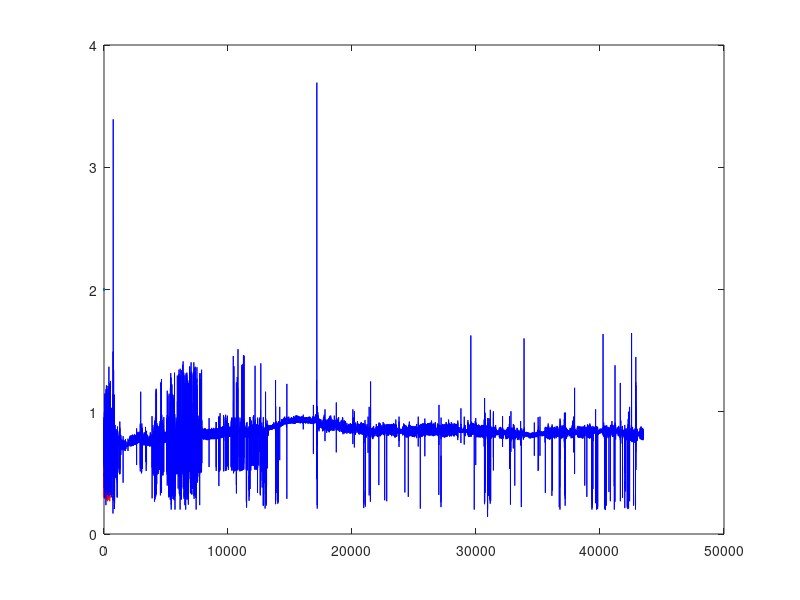

MATLAB code for this plot: (Note: this script raises an error after producing the figure.)
%% Import Training Data
clear all;

AFDB1 = load('AF_RR_intervals/afdb_1.mat');
TrainingVector{1} = AFDB1;
AFDB2 = load('AF_RR_intervals/afdb_2.mat');
TrainingVector{2} = AFDB2;
AFDB3 = load('AF_RR_intervals/afdb_3.mat');
TrainingVector{3} = AFDB3;
AFDB4 = load('AF_RR_intervals/afdb_4.mat');
TrainingVector{4} = AFDB4;
TestVector{1} = TrainingVector{1};
TestVector{2} = TrainingVector{2};
TestVector{3} = TrainingVector{3};
TestVector{4} = TrainingVector{4};

AFDB5 = load('AF_RR_intervals/afdb_5.mat');
TestVector{5} = AFDB5;
AFDB6 = load('AF_RR_intervals/afdb_6.mat');
TestVector{6} = AFDB6;
AFDB7 = load('AF_RR_intervals/afdb_7.mat');
TestVector{7} = AFDB7;

%% Visualize data

figure(1)
clf
plot(AFDB3.rr(find(AFDB3.targetsRR == 1)), 'r', LineWidth=2)
hold on;
plot(AFDB3.rr(find(AFDB3.targetsRR == 0)), 'b')


% for iter = 1:size((AFDB3.targetsRR),2)
%     if(AFDB3.targetsRR(iter) == 1)
%         plot(iter,AFDB3.rr(iter), 'r*')
%     else
%         plot(iter,AFDB3.rr(iter), 'b')
%     end
%         
% end

%% Run PCV detector

% Create Detector with training data;
window = 10; % in seconds
[AFDetector_PCV, PcvVector] = AFibDetector_PCV(TrainingVector, window);


%manually evaluate histogram and choose threshold
threshold = 0.2;

FeatureSelection(AFDetector_PCV, threshold);



%% Test detector with testing data, Pcv;

OutputRR = cell(length(TestVector),1); %contains [detectRRVector, pcvVector] for each data_set
OutPcv = cell(length(TestVector),1);

for j = 1:length(TestVector)
  [OutputRR{j}, OutPcv{j}] = AFibTesting(AFDetector_PCV,TestVector{j});
end


%% Evaluate Pcv - draw figures of results and threshold.

figure(3);
clf
for i = 1:length(TrainingVector)
    ax(i) = subplot(2,2,i);
    
    % Splitting data to AF and non AF
    AF_red = PcvVector{i}; 
    AF_red(AF_red<threshold) = threshold; % classified as non-AF
    AF_blue = PcvVector{i};
    AF_blue(AF_blue>threshold) = threshold; % classified as AF
    plot(AF_blue, 'b-')
    hold on
    plot(AF_red,'r-')

%     plot(PcvVector{i}, 'b-')
%     hold on;
%     x = linspace(0, ceil(TrainingVector{i}.qrs(end)./1000), length(TrainingVector{i}.targetsQRS));
%     plot(x,TrainingVector{i}.targetsQRS*0.2, 'r-');
    yline(threshold, 'k-.','LineWidth',1.5);
    ylim([0 0.5])
    xlabel('Time s');
    ylabel('P_{cv} value');
    title('Training Set ' + string(i))
end
linkaxes(ax,'xy')
legend('Pcv value', 'TargetRR', 'Threshold');
xlabel('Time s');
ylabel('P_{cv} value');


figure(4);
clf
for i = 5:length(TestVector)   
    ax(i) = subplot(2,2,i-3);
    
    % Splitting data to AF and non AF
    AF_red = OutPcv{i}; 
    AF_red(AF_red<threshold) = threshold; % classified as non-AF
    AF_blue = OutPcv{i};
    AF_blue(AF_blue>threshold) = threshold; % classified as AF
    plot(AF_blue, 'b-')
    hold on
    plot(AF_red,'r-')


%     plot(OutPcv{i}, 'b-')
%     hold on;
%     x = linspace(0, ceil(TestVector{i}.qrs(end)./1000), length(TestVector{i}.targetsQRS));
%     plot(x,TestVector{i}.targetsQRS*0.2, 'r-');
    yline(threshold, 'k-.','LineWidth',1.5);
    ylim([0 0.5])
    xlabel('Time s');
    ylabel('P_{cv} value');
    title('Testing Set ' + string(i))
end
linkaxes(ax,'xy')
legend('Pcv value', 'TargetRR', 'Threshold');
xlabel('Time s');
ylabel('P_{cv} value');

%% Performance measure  - table output

FN_tot = cell(length(TestVector),1);
FP_tot = cell(length(TestVector),1);
TN_tot = cell(length(TestVector),1);
TP_tot = cell(length(TestVector),1);
performance = cell([length(TestVector)+1, 2]); % Sensitivity for first col and specificity for second col

for set_nbr = 1 : length(OutputRR) 
    
    diff = TestVector{set_nbr}.targetsRR - OutputRR{set_nbr};
    
    FN_tot{set_nbr} = sum(diff>0, 'all');
    FP_tot{set_nbr} = sum(diff<0, 'all');
    TN_tot{set_nbr} = sum(OutputRR{set_nbr} == 0) - FN_tot{set_nbr};
    TP_tot{set_nbr} = sum(OutputRR{set_nbr} == 1) - FP_tot{set_nbr};
    
    performance{set_nbr, 1} = TP_tot{set_nbr} ./ (TP_tot{set_nbr} + FN_tot{set_nbr}); % Sensitivity
    performance{set_nbr, 2} = TN_tot{set_nbr} ./ (FP_tot{set_nbr} + TN_tot{set_nbr}); % Specificity
end

performance{end, 1} = sum(cell2mat(TP_tot)) / (sum(cell2mat(TP_tot)) + sum(cell2mat(FN_tot))); % Avg sensitivity
performance{end, 2} = sum(cell2mat(TN_tot)) / (sum(cell2mat(FP_tot)) + sum(cell2mat(TN_tot))); % Avg specificity

% Sensitivity = TP / (TP + FN)
% Specificity = TN / (FP + TN)

Data_set = ["Patient 1"; "Patient 2"; "Patient 3"; "Patient 4"; "Patient 5"; "Patient 6"; "Patient 7"; "Average"];
Sensitivity = performance(:, 1);
Specificity = performance(:, 2);
pcv_results = table(Data_set, Sensitivity, Specificity);

%% Run Shannon detector, fungerar ej

% Create Detector with training data;
window = 100; %in beats
[AFDetector_SampEn, SampEnVector] = AFibDetector_shannon(TrainingVector, window);




FeatureSelection(AFDetector_SampEn, threshold);

%% SVM feats extraction
window = 10; %in seconds
% featVector = cell(35960,7);
svm_featVector = {};
svm_label = [];
[AFDetector_svm, svm_featVector, svm_label] = AFibDetector_SVM_feats(TrainingVector, window, svm_featVector, svm_label);
writetable(svm_featVector, 'mat_feats_table.csv') % used in separate code in python
writematrix(transpose(svm_label), 'mat_labels.csv')

svm_featVector2 = {};
svm_label2 = [];
actualtest = {AFDB5, AFDB6, AFDB7};

[AFDetector_svm, svm_featVector2, svm_label2] = AFibDetector_SVM_feats(actualtest, window, svm_featVector2, svm_label2);
writetable(svm_featVector2, 'mat_test_feats_table.csv') % used in separate code in python
writematrix(transpose(svm_label2), 'mat_test_labels.csv')
%% Run rMSSD detector, should work

% Create Detector with training data;
window = 10; %in seconds
[AFDetector_rMSSD, rmssdVector] = AFibDetector_rMSSD(TrainingVector, window);


threshold = 0.11 % chosen manually from histogram plot

FeatureSelection(AFDetector_rMSSD, threshold);
% %% Test rMSSD detector with testing data;
% 
% 
% OutputRR = cell(length(TestVector),1); %contains [detectRRVector, pcvVector] for each data_set
% Outrmssd = cell(length(TestVector),1);
% 
% for j = 1:length(TestVector) 
%     
%   [OutputRR{j}, Outrmssd{j}] = AFibTesting(AFDetector_rMSSD,TestVector{j});
% end
% 
% %% Evaluate rMSSD - draw figures of results and threshold.
% 
% figure(3);
% clf
% for i = 1:length(TrainingVector)
%     ax(i) = subplot(2,2,i);
%     
%     % Splitting data to AF and non AF
%     AF_red = rmssdVector{i}; 
%     AF_red(AF_red<threshold) = threshold; % classified as non-AF
%     AF_blue = rmssdVector{i};
%     AF_blue(AF_blue>threshold) = threshold; % classified as AF
%     plot(AF_blue, 'b-')
%     hold on
%     plot(AF_red,'r-')
% 
%     yline(threshold, 'k-.','LineWidth',1.5);
%     ylim([0 0.5])
%     xlabel('Time s');
%     ylabel('rMSSD value');
%     title('Training Set ' + string(i))
% end
% linkaxes(ax,'xy')
% legend('rMSSD value', 'TargetRR', 'Threshold');
% xlabel('Time s');
% ylabel('rMSSD value');
% 
% 
% figure(4);
% clf
% for i = 5:length(TestVector)   
%     ax(i) = subplot(2,2,i-3);
%     
%     % Splitting data to AF and non AF
%     AF_red = Outrmssd{i}; 
%     AF_red(AF_red<threshold) = threshold; % classified as non-AF
%     AF_blue = Outrmssd{i};
%     AF_blue(AF_blue>threshold) = threshold; % classified as AF
%     plot(AF_blue, 'b-')
%     hold on
%     plot(AF_red,'r-')
%     yline(threshold, 'k-.','LineWidth',1.5);
%     ylim([0 0.5])
%     xlabel('Time s');
%     ylabel('rMSSD value');
%     title('Testing Set ' + string(i))
% end
% linkaxes(ax,'xy')
% legend('rMSSD value', 'TargetRR', 'Threshold');
% xlabel('Time s');
% ylabel('rMSSD value');
